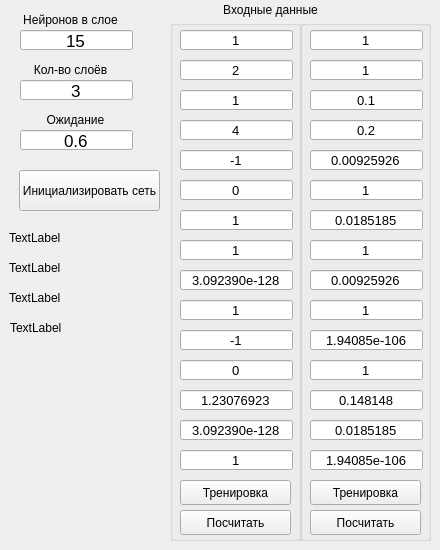
    <widget class="QWidget" name="tab_3">
     <attribute name="title">
      <string>Тест на Torch</string>
     </attribute>
     <widget class="QLineEdit" name="lineEdit1_6">
      <property name="geometry">
       <rect>
        <x>20</x>
        <y>130</y>
        <width>113</width>
        <height>20</height>
       </rect>
      </property>
      <property name="font">
       <font>
        <pointsize>13</pointsize>
       </font>
      </property>
      <property name="text">
       <string>0.6</string>
      </property>
      <property name="alignment">
       <set>Qt::AlignCenter</set>
      </property>
     </widget>
     <widget class="QLineEdit" name="lineEdit1_7">
      <property name="geometry">
       <rect>
        <x>20</x>
        <y>30</y>
        <width>113</width>
        <height>20</height>
       </rect>
      </property>
      <property name="font">
       <font>
        <pointsize>13</pointsize>
       </font>
      </property>
      <property name="text">
       <string>15</string>
      </property>
      <property name="alignment">
       <set>Qt::AlignCenter</set>
      </property>
     </widget>
     <widget class="QLineEdit" name="lineEdit1_8">
      <property name="geometry">
       <rect>
        <x>20</x>
        <y>80</y>
        <width>113</width>
        <height>20</height>
       </rect>
      </property>
      <property name="font">
       <font>
        <pointsize>13</pointsize>
       </font>
      </property>
      <property name="text">
       <string>3</string>
      </property>
      <property name="alignment">
       <set>Qt::AlignCenter</set>
      </property>
     </widget>
     <widget class="QGroupBox" name="groupBox_3">
      <property name="geometry">
       <rect>
        <x>300</x>
        <y>20</y>
        <width>131</width>
        <height>521</height>
       </rect>
      </property>
      <property name="title">
       <string/>
      </property>
      <widget class="QPushButton" name="calcdBut_3">
       <property name="geometry">
        <rect>
         <x>10</x>
         <y>490</y>
         <width>111</width>
         <height>25</height>
        </rect>
       </property>
       <property name="text">
        <string>Посчитать</string>
       </property>
      </widget>
      <widget class="QLineEdit" name="lineEdit6_3">
       <property name="geometry">
        <rect>
         <x>10</x>
         <y>160</y>
         <width>113</width>
         <height>20</height>
        </rect>
       </property>
       <property name="font">
        <font>
         <pointsize>10</pointsize>
        </font>
       </property>
       <property name="text">
        <string>1</string>
       </property>
       <property name="alignment">
        <set>Qt::AlignCenter</set>
       </property>
      </widget>
      <widget class="QLineEdit" name="lineEdit1_9">
       <property name="geometry">
        <rect>
         <x>10</x>
         <y>10</y>
         <width>113</width>
         <height>20</height>
        </rect>
       </property>
       <property name="font">
        <font>
         <pointsize>10</pointsize>
        </font>
       </property>
       <property name="text">
        <string>1</string>
       </property>
       <property name="alignment">
        <set>Qt::AlignCenter</set>
       </property>
      </widget>
      <widget class="QLineEdit" name="lineEdit5_3">
       <property name="geometry">
        <rect>
         <x>10</x>
         <y>130</y>
         <width>113</width>
         <height>20</height>
        </rect>
       </property>
       <property name="font">
        <font>
         <pointsize>10</pointsize>
        </font>
       </property>
       <property name="text">
        <string>0.00925926</string>
       </property>
       <property name="alignment">
        <set>Qt::AlignCenter</set>
       </property>
      </widget>
      <widget class="QLineEdit" name="lineEdit4_3">
       <property name="geometry">
        <rect>
         <x>10</x>
         <y>100</y>
         <width>113</width>
         <height>20</height>
        </rect>
       </property>
       <property name="font">
        <font>
         <pointsize>10</pointsize>
        </font>
       </property>
       <property name="text">
        <string>0.2</string>
       </property>
       <property name="alignment">
        <set>Qt::AlignCenter</set>
       </property>
      </widget>
      <widget class="QLineEdit" name="lineEdit2_3">
       <property name="geometry">
        <rect>
         <x>10</x>
         <y>40</y>
         <width>113</width>
         <height>20</height>
        </rect>
       </property>
       <property name="font">
        <font>
         <pointsize>10</pointsize>
        </font>
       </property>
       <property name="text">
        <string>1</string>
       </property>
       <property name="alignment">
        <set>Qt::AlignCenter</set>
       </property>
      </widget>
      <widget class="QLineEdit" name="lineEdit3_3">
       <property name="geometry">
        <rect>
         <x>10</x>
         <y>70</y>
         <width>113</width>
         <height>20</height>
        </rect>
       </property>
       <property name="font">
        <font>
         <pointsize>10</pointsize>
        </font>
       </property>
       <property name="text">
        <string>0.1</string>
       </property>
       <property name="alignment">
        <set>Qt::AlignCenter</set>
       </property>
      </widget>
      <widget class="QPushButton" name="trainBut_3">
       <property name="geometry">
        <rect>
         <x>10</x>
         <y>460</y>
         <width>111</width>
         <height>25</height>
        </rect>
       </property>
       <property name="text">
        <string>Тренировка</string>
       </property>
      </widget>
      <widget class="QLineEdit" name="lineEdit7_3">
       <property name="geometry">
        <rect>
         <x>10</x>
         <y>190</y>
         <width>113</width>
         <height>20</height>
        </rect>
       </property>
       <property name="font">
        <font>
         <pointsize>10</pointsize>
        </font>
       </property>
       <property name="text">
        <string>0.0185185</string>
       </property>
       <property name="alignment">
        <set>Qt::AlignCenter</set>
       </property>
      </widget>
      <widget class="QLineEdit" name="lineEdit11_3">
       <property name="geometry">
        <rect>
         <x>10</x>
         <y>310</y>
         <width>113</width>
         <height>20</height>
        </rect>
       </property>
       <property name="font">
        <font>
         <pointsize>10</pointsize>
        </font>
       </property>
       <property name="text">
        <string>1.94085e-106</string>
       </property>
       <property name="alignment">
        <set>Qt::AlignCenter</set>
       </property>
      </widget>
      <widget class="QLineEdit" name="lineEdit9_3">
       <property name="geometry">
        <rect>
         <x>10</x>
         <y>250</y>
         <width>113</width>
         <height>20</height>
        </rect>
       </property>
       <property name="font">
        <font>
         <pointsize>10</pointsize>
        </font>
       </property>
       <property name="text">
        <string>0.00925926</string>
       </property>
       <property name="alignment">
        <set>Qt::AlignCenter</set>
       </property>
      </widget>
      <widget class="QLineEdit" name="lineEdit10_3">
       <property name="geometry">
        <rect>
         <x>10</x>
         <y>280</y>
         <width>113</width>
         <height>20</height>
        </rect>
       </property>
       <property name="font">
        <font>
         <pointsize>10</pointsize>
        </font>
       </property>
       <property name="text">
        <string>1</string>
       </property>
       <property name="alignment">
        <set>Qt::AlignCenter</set>
       </property>
      </widget>
      <widget class="QLineEdit" name="lineEdit8_3">
       <property name="geometry">
        <rect>
         <x>10</x>
         <y>220</y>
         <width>113</width>
         <height>20</height>
        </rect>
       </property>
       <property name="font">
        <font>
         <pointsize>10</pointsize>
        </font>
       </property>
       <property name="text">
        <string>1</string>
       </property>
       <property name="alignment">
        <set>Qt::AlignCenter</set>
       </property>
      </widget>
      <widget class="QLineEdit" name="lineEdit12_3">
       <property name="geometry">
        <rect>
         <x>10</x>
         <y>340</y>
         <width>113</width>
         <height>20</height>
        </rect>
       </property>
       <property name="font">
        <font>
         <pointsize>10</pointsize>
        </font>
       </property>
       <property name="text">
        <string>1</string>
       </property>
       <property name="alignment">
        <set>Qt::AlignCenter</set>
       </property>
      </widget>
      <widget class="QLineEdit" name="lineEdit13_3">
       <property name="geometry">
        <rect>
         <x>10</x>
         <y>370</y>
         <width>113</width>
         <height>20</height>
        </rect>
       </property>
       <property name="font">
        <font>
         <pointsize>10</pointsize>
        </font>
       </property>
       <property name="text">
        <string>0.148148</string>
       </property>
       <property name="alignment">
        <set>Qt::AlignCenter</set>
       </property>
      </widget>
      <widget class="QLineEdit" name="lineEdit14_3">
       <property name="geometry">
        <rect>
         <x>10</x>
         <y>400</y>
         <width>113</width>
         <height>20</height>
        </rect>
       </property>
       <property name="font">
        <font>
         <pointsize>10</pointsize>
        </font>
       </property>
       <property name="text">
        <string>0.0185185</string>
       </property>
       <property name="alignment">
        <set>Qt::AlignCenter</set>
       </property>
      </widget>
      <widget class="QLineEdit" name="lineEdit15_3">
       <property name="geometry">
        <rect>
         <x>10</x>
         <y>430</y>
         <width>113</width>
         <height>20</height>
        </rect>
       </property>
       <property name="font">
        <font>
         <pointsize>10</pointsize>
        </font>
       </property>
       <property name="text">
        <string>1.94085e-106</string>
       </property>
       <property name="alignment">
        <set>Qt::AlignCenter</set>
       </property>
      </widget>
     </widget>
     <widget class="QLabel" name="label_5">
      <property name="geometry">
       <rect>
        <x>10</x>
        <y>60</y>
        <width>121</width>
        <height>20</height>
       </rect>
      </property>
      <property name="text">
       <string>Кол-во слоёв</string>
      </property>
      <property name="alignment">
       <set>Qt::AlignCenter</set>
      </property>
     </widget>
     <widget class="QLabel" name="label3_2">
      <property name="geometry">
       <rect>
        <x>9</x>
        <y>290</y>
        <width>161</width>
        <height>16</height>
       </rect>
      </property>
      <property name="sizePolicy">
       <sizepolicy hsizetype="Expanding" vsizetype="Preferred">
        <horstretch>0</horstretch>
        <verstretch>0</verstretch>
       </sizepolicy>
      </property>
      <property name="text">
       <string>TextLabel</string>
      </property>
     </widget>
     <widget class="QLabel" name="label4_2">
      <property name="geometry">
       <rect>
        <x>10</x>
        <y>320</y>
        <width>161</width>
        <height>16</height>
       </rect>
      </property>
      <property name="sizePolicy">
       <sizepolicy hsizetype="Expanding" vsizetype="Preferred">
        <horstretch>0</horstretch>
        <verstretch>0</verstretch>
       </sizepolicy>
      </property>
      <property name="text">
       <string>TextLabel</string>
      </property>
     </widget>
     <widget class="QLabel" name="label1_2">
      <property name="geometry">
       <rect>
        <x>9</x>
        <y>230</y>
        <width>161</width>
        <height>16</height>
       </rect>
      </property>
      <property name="sizePolicy">
       <sizepolicy hsizetype="Expanding" vsizetype="Preferred">
        <horstretch>0</horstretch>
        <verstretch>0</verstretch>
       </sizepolicy>
      </property>
      <property name="text">
       <string>TextLabel</string>
      </property>
     </widget>
     <widget class="QLabel" name="label_6">
      <property name="geometry">
       <rect>
        <x>20</x>
        <y>110</y>
        <width>111</width>
        <height>20</height>
       </rect>
      </property>
      <property name="text">
       <string>Ожидание</string>
      </property>
      <property name="alignment">
       <set>Qt::AlignCenter</set>
      </property>
     </widget>
     <widget class="QLabel" name="label2_2">
      <property name="geometry">
       <rect>
        <x>9</x>
        <y>260</y>
        <width>161</width>
        <height>16</height>
       </rect>
      </property>
      <property name="sizePolicy">
       <sizepolicy hsizetype="Expanding" vsizetype="Preferred">
        <horstretch>0</horstretch>
        <verstretch>0</verstretch>
       </sizepolicy>
      </property>
      <property name="text">
       <string>TextLabel</string>
      </property>
     </widget>
     <widget class="QGroupBox" name="groupBox_4">
      <property name="geometry">
       <rect>
        <x>170</x>
        <y>20</y>
        <width>131</width>
        <height>521</height>
       </rect>
      </property>
      <property name="title">
       <string/>
      </property>
      <widget class="QPushButton" name="trainBut_4">
       <property name="geometry">
        <rect>
         <x>10</x>
         <y>460</y>
         <width>111</width>
         <height>25</height>
        </rect>
       </property>
       <property name="text">
        <string>Тренировка</string>
       </property>
      </widget>
      <widget class="QLineEdit" name="lineEdit6_4">
       <property name="geometry">
        <rect>
         <x>10</x>
         <y>160</y>
         <width>113</width>
         <height>20</height>
        </rect>
       </property>
       <property name="font">
        <font>
         <pointsize>10</pointsize>
        </font>
       </property>
       <property name="text">
        <string>0</string>
       </property>
       <property name="alignment">
        <set>Qt::AlignCenter</set>
       </property>
      </widget>
      <widget class="QLineEdit" name="lineEdit2_4">
       <property name="geometry">
        <rect>
         <x>10</x>
         <y>40</y>
         <width>113</width>
         <height>20</height>
        </rect>
       </property>
       <property name="font">
        <font>
         <pointsize>10</pointsize>
        </font>
       </property>
       <property name="text">
        <string>2</string>
       </property>
       <property name="alignment">
        <set>Qt::AlignCenter</set>
       </property>
      </widget>
      <widget class="QLineEdit" name="lineEdit4_4">
       <property name="geometry">
        <rect>
         <x>10</x>
         <y>100</y>
         <width>113</width>
         <height>20</height>
        </rect>
       </property>
       <property name="font">
        <font>
         <pointsize>10</pointsize>
        </font>
       </property>
       <property name="text">
        <string>4</string>
       </property>
       <property name="alignment">
        <set>Qt::AlignCenter</set>
       </property>
      </widget>
      <widget class="QLineEdit" name="lineEdit5_4">
       <property name="geometry">
        <rect>
         <x>10</x>
         <y>130</y>
         <width>113</width>
         <height>20</height>
        </rect>
       </property>
       <property name="font">
        <font>
         <pointsize>10</pointsize>
        </font>
       </property>
       <property name="text">
        <string>-1</string>
       </property>
       <property name="alignment">
        <set>Qt::AlignCenter</set>
       </property>
      </widget>
      <widget class="QLineEdit" name="lineEdit3_4">
       <property name="geometry">
        <rect>
         <x>10</x>
         <y>70</y>
         <width>113</width>
         <height>20</height>
        </rect>
       </property>
       <property name="font">
        <font>
         <pointsize>10</pointsize>
        </font>
       </property>
       <property name="text">
        <string>1</string>
       </property>
       <property name="alignment">
        <set>Qt::AlignCenter</set>
       </property>
      </widget>
      <widget class="QLineEdit" name="lineEdit1_10">
       <property name="geometry">
        <rect>
         <x>10</x>
         <y>10</y>
         <width>113</width>
         <height>20</height>
        </rect>
       </property>
       <property name="font">
        <font>
         <pointsize>10</pointsize>
        </font>
       </property>
       <property name="text">
        <string>1</string>
       </property>
       <property name="alignment">
        <set>Qt::AlignCenter</set>
       </property>
      </widget>
      <widget class="QPushButton" name="calcdBut_4">
       <property name="geometry">
        <rect>
         <x>10</x>
         <y>490</y>
         <width>111</width>
         <height>25</height>
        </rect>
       </property>
       <property name="text">
        <string>Посчитать</string>
       </property>
      </widget>
      <widget class="QLineEdit" name="lineEdit7_4">
       <property name="geometry">
        <rect>
         <x>10</x>
         <y>190</y>
         <width>113</width>
         <height>20</height>
        </rect>
       </property>
       <property name="font">
        <font>
         <pointsize>10</pointsize>
        </font>
       </property>
       <property name="text">
        <string>1</string>
       </property>
       <property name="alignment">
        <set>Qt::AlignCenter</set>
       </property>
      </widget>
      <widget class="QLineEdit" name="lineEdit8_4">
       <property name="geometry">
        <rect>
         <x>10</x>
         <y>220</y>
         <width>113</width>
         <height>20</height>
        </rect>
       </property>
       <property name="font">
        <font>
         <pointsize>10</pointsize>
        </font>
       </property>
       <property name="text">
        <string>1</string>
       </property>
       <property name="alignment">
        <set>Qt::AlignCenter</set>
       </property>
      </widget>
      <widget class="QLineEdit" name="lineEdit9_4">
       <property name="geometry">
        <rect>
         <x>10</x>
         <y>250</y>
         <width>113</width>
         <height>20</height>
        </rect>
       </property>
       <property name="font">
        <font>
         <pointsize>10</pointsize>
        </font>
       </property>
       <property name="text">
        <string>3.092390e-128</string>
       </property>
       <property name="alignment">
        <set>Qt::AlignCenter</set>
       </property>
      </widget>
      <widget class="QLineEdit" name="lineEdit10_4">
       <property name="geometry">
        <rect>
         <x>10</x>
         <y>280</y>
         <width>113</width>
         <height>20</height>
        </rect>
       </property>
       <property name="font">
        <font>
         <pointsize>10</pointsize>
        </font>
       </property>
       <property name="text">
        <string>1</string>
       </property>
       <property name="alignment">
        <set>Qt::AlignCenter</set>
       </property>
      </widget>
      <widget class="QLineEdit" name="lineEdit11_4">
       <property name="geometry">
        <rect>
         <x>10</x>
         <y>310</y>
         <width>113</width>
         <height>20</height>
        </rect>
       </property>
       <property name="font">
        <font>
         <pointsize>10</pointsize>
        </font>
       </property>
       <property name="text">
        <string>-1</string>
       </property>
       <property name="alignment">
        <set>Qt::AlignCenter</set>
       </property>
      </widget>
      <widget class="QLineEdit" name="lineEdit12_4">
       <property name="geometry">
        <rect>
         <x>10</x>
         <y>340</y>
         <width>113</width>
         <height>20</height>
        </rect>
       </property>
       <property name="font">
        <font>
         <pointsize>10</pointsize>
        </font>
       </property>
       <property name="text">
        <string>0</string>
       </property>
       <property name="alignment">
        <set>Qt::AlignCenter</set>
       </property>
      </widget>
      <widget class="QLineEdit" name="lineEdit13_4">
       <property name="geometry">
        <rect>
         <x>10</x>
         <y>370</y>
         <width>113</width>
         <height>20</height>
        </rect>
       </property>
       <property name="font">
        <font>
         <pointsize>10</pointsize>
        </font>
       </property>
       <property name="text">
        <string>1.23076923</string>
       </property>
       <property name="alignment">
        <set>Qt::AlignCenter</set>
       </property>
      </widget>
      <widget class="QLineEdit" name="lineEdit14_4">
       <property name="geometry">
        <rect>
         <x>10</x>
         <y>400</y>
         <width>113</width>
         <height>20</height>
        </rect>
       </property>
       <property name="font">
        <font>
         <pointsize>10</pointsize>
        </font>
       </property>
       <property name="text">
        <string>3.092390e-128</string>
       </property>
       <property name="alignment">
        <set>Qt::AlignCenter</set>
       </property>
      </widget>
      <widget class="QLineEdit" name="lineEdit15_4">
       <property name="geometry">
        <rect>
         <x>10</x>
         <y>430</y>
         <width>113</width>
         <height>20</height>
        </rect>
       </property>
       <property name="font">
        <font>
         <pointsize>10</pointsize>
        </font>
       </property>
       <property name="text">
        <string>1</string>
       </property>
       <property name="alignment">
        <set>Qt::AlignCenter</set>
       </property>
      </widget>
     </widget>
     <widget class="QLabel" name="label_7">
      <property name="geometry">
       <rect>
        <x>190</x>
        <y>0</y>
        <width>161</width>
        <height>20</height>
       </rect>
      </property>
      <property name="text">
       <string>Входные данные</string>
      </property>
      <property name="alignment">
       <set>Qt::AlignCenter</set>
      </property>
     </widget>
     <widget class="QPushButton" name="initNeuroBut_2">
      <property name="geometry">
       <rect>
        <x>19</x>
        <y>170</y>
        <width>141</width>
        <height>41</height>
       </rect>
      </property>
      <property name="text">
       <string>Инициализировать сеть</string>
      </property>
     </widget>
     <widget class="QLabel" name="label_8">
      <property name="geometry">
       <rect>
        <x>10</x>
        <y>10</y>
        <width>121</width>
        <height>20</height>
       </rect>
      </property>
      <property name="text">
       <string>Нейронов в слое</string>
      </property>
      <property name="alignment">
       <set>Qt::AlignCenter</set>
      </property>
     </widget>
    </widget>
